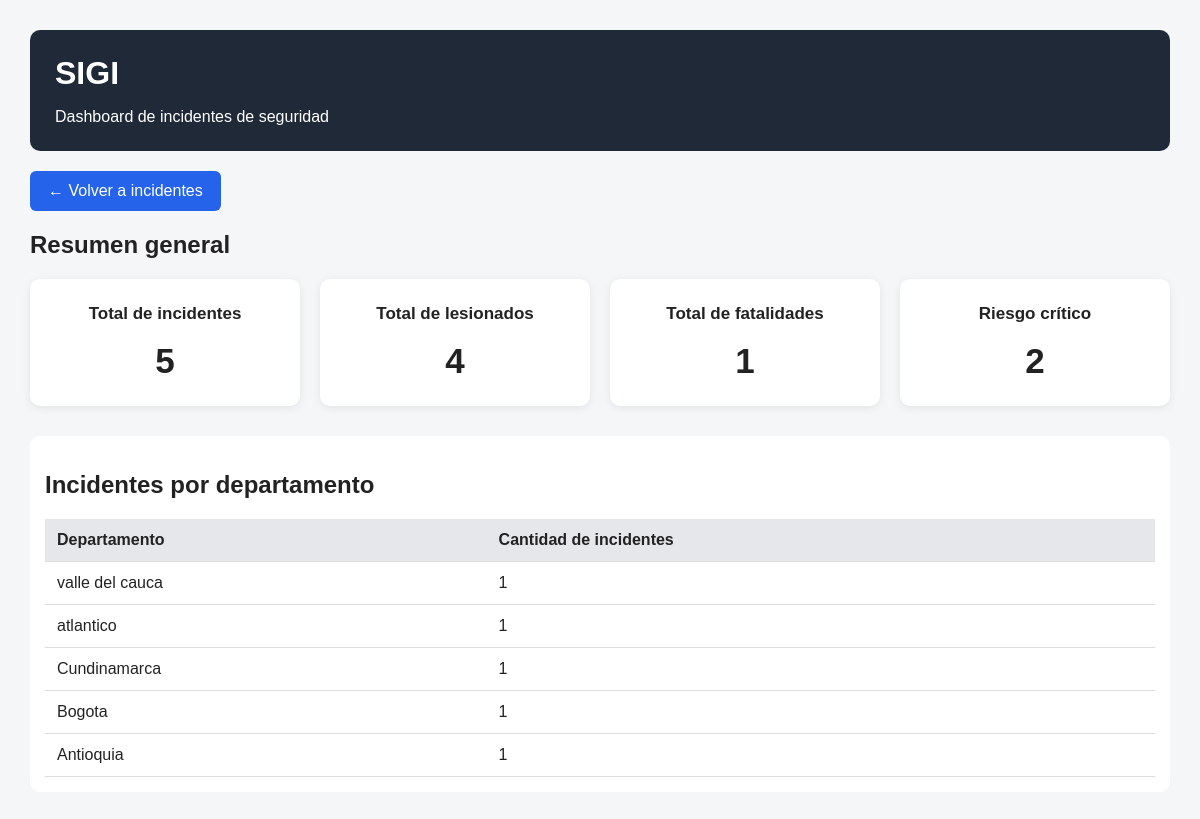
/dashboard, run on the app's committed database.
### tables this page shows
CREATE TABLE incidentes (
            id INTEGER PRIMARY KEY AUTOINCREMENT,
            fecha TEXT NOT NULL,
            departamento TEXT NOT NULL,
            tipo_incidente TEXT NOT NULL,
            lesionados INTEGER DEFAULT 0,
            fatalidades INTEGER DEFAULT 0,
            causa TEXT,
            nivel_riesgo TEXT
        );

### controllers/incidente_controller.py (the view)
@incidente_controller.route("/dashboard")
def dashboard():
    estadisticas = dao.obtener_estadisticas()
    departamentos = dao.incidentes_por_departamento()
    return render_template(
        "dashboard.html",
        estadisticas=estadisticas,
        departamentos=departamentos
    )

### dao/incidente_dao.py (called while the page is built)
    def conectar(self):
        return sqlite3.connect(self.database)

    def incidentes_por_departamento(self):
        conexion = self.conectar()
        cursor = conexion.cursor()
        cursor.execute("""
            SELECT departamento, COUNT(*)
            FROM incidentes
            GROUP BY departamento
            ORDER BY COUNT(*) DESC
        """)
        resultados = cursor.fetchall()
        conexion.close()
        return resultados

### templates/dashboard.html (shortened to what this page needs)
<!DOCTYPE html>
<html lang="es">
<head>
    <link rel="stylesheet"
          href="{{ url_for('static', filename='style.css') }}">
</head>
<body>
    <div class="contenedor">
        <header>
            <h1>SIGI</h1>
            <p>Dashboard de incidentes de seguridad</p>
        </header>
        <div class="acciones">
            <a href="{{ url_for('incidente_controller.listar') }}"
               class="boton">
                ← Volver a incidentes
            </a>
        </div>
        <h2>Resumen general</h2>
        <div class="estadisticas">
            <div class="tarjeta">
                <h3>Total de incidentes</h3>
                <strong>
                    {{ estadisticas.total_incidentes }}
                </strong>
            </div>
            <div class="tarjeta">
                <h3>Total de lesionados</h3>
                <strong>
                    {{ estadisticas.total_lesionados }}
                </strong>
            </div>
            <div class="tarjeta">
                <h3>Total de fatalidades</h3>
                <strong>
                    {{ estadisticas.total_fatalidades }}
                </strong>
            </div>
            <div class="tarjeta">
                <h3>Riesgo crítico</h3>
                <strong>
                    {{ estadisticas.riesgo_critico }}
                </strong>
            </div>
        </div>
        <section class="tabla-contenedor">
            <h2>Incidentes por departamento</h2>
            {% if departamentos %}
            <table>
                <thead>
                    <tr>
                        <th>Departamento</th>
                        <th>Cantidad de incidentes</th>
                    </tr>
                </thead>
                <tbody>
                    {% for departamento, cantidad in departamentos %}
                    <tr>
                        <td>{{ departamento }}</td>
                        <td>{{ cantidad }}</td>
                    </tr>
                    {% endfor %}
                </tbody>
            </table>
            {% else %}
            <p>No existen datos para mostrar.</p>
            {% endif %}
        </section>
    </div>
</body>
</html>

### static/style.css (style rules this page uses)
* { box-sizing: border-box; }
body { margin: 0; font-family: Arial, sans-serif; background-color: #f4f6f8; color: #222; }
.contenedor { width: 95%; max-width: 1400px; margin: 30px auto; }
header { background-color: #1f2937; color: white; padding: 25px; border-radius: 10px; margin-bottom: 20px; }
header h1 { margin: 0; font-size: 32px; }
header p { margin-bottom: 0; }
.acciones { margin-bottom: 20px; }
.boton, button { display: inline-block; background-color: #2563eb; color: white; padding: 11px 18px; border: none; border-radius: 6px; text-decoration: none; cursor: pointer; }
.tabla-contenedor { background-color: white; padding: 15px; border-radius: 10px; overflow-x: auto; }
table { width: 100%; border-collapse: collapse; }
th, td { padding: 12px; border-bottom: 1px solid #ddd; text-align: left; }
th { background-color: #e5e7eb; }
.estadisticas { display: grid; grid-template-columns: repeat(4, 1fr); gap: 20px; margin-bottom: 30px; }
.tarjeta { background-color: white; padding: 25px; border-radius: 10px; text-align: center; box-shadow: 0 2px 8px rgba(0, 0, 0, 0.08); }
.tarjeta h3 { margin-top: 0; font-size: 17px; }
.tarjeta strong { display: block; font-size: 35px; margin-top: 15px; }

### data on the page
incidentes: departamento "valle del cauca", cantidad "1"
incidentes: departamento "atlantico", fatalidades "1"
incidentes: departamento "Cundinamarca", lesionados "1"
incidentes: departamento "Bogota", lesionados "1"
incidentes: departamento "Antioquia", cantidad "1"

### other printed values
{{ estadisticas.total_incidentes }} "5"
{{ estadisticas.total_lesionados }} "4"
{{ estadisticas.total_fatalidades }} "1"
{{ estadisticas.riesgo_critico }} "2"
